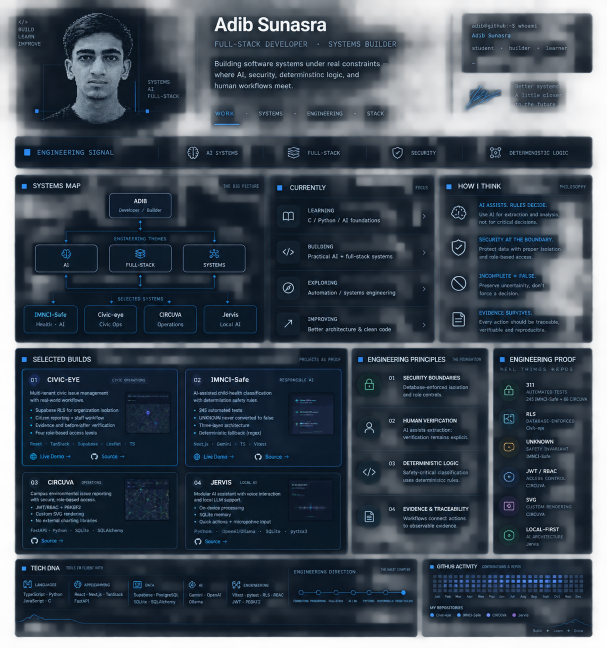
#> input picture assets/adib-source.png, 1214 x 1295 px (shown at 1/2 size)
$ python generate-profile-portrait.py
#> lines starting #> are read from the running program, lines starting #| are printed output that depends on the picture
#!/usr/bin/env python3
"""
Progressive ASCII Portrait Generator for GitHub Profile.

Converts a source photo into a self-contained animated SVG that
progressively reveals an ASCII/terminal portrait through 7 stages.

Usage:
    python3 scripts/generate-profile-portrait.py

Requires: Pillow (pip install Pillow)
"""

import math
import sys
from pathlib import Path

try:
    from PIL import Image, ImageFilter, ImageOps, ImageEnhance
except ImportError:
    print("ERROR: Pillow is required. Install with: pip install Pillow", file=sys.stderr)
    sys.exit(1)

REPO_ROOT = Path(__file__).parent.parent
ASSETS_DIR = REPO_ROOT / "assets"
SOURCE_IMG = ASSETS_DIR / "adib-source.png"
OUTPUT_SVG = ASSETS_DIR / "adib-generating.svg"

# Grid dimensions — portrait aspect ratio
COLS = 72
CHAR_ASPECT = 0.55
ROWS = 80

# SVG rendering
FONT_SIZE = 10
CHAR_W = FONT_SIZE * 0.6
CHAR_H = FONT_SIZE
SVG_W = round(COLS * CHAR_W + 60)
MARGIN_TOP = 110
MARGIN_BOTTOM = 100
SVG_H = MARGIN_TOP + ROWS * CHAR_H + MARGIN_BOTTOM

# ASCII palette: darkest to lightest (for dark-bg rendering)
# Dark face pixels get dense chars; bright background gets spaces
CHARS = "@%#*+=-:. "
NUM_TIERS = len(CHARS)

# Progressive reveal: each threshold reveals more of the portrait
STAGE_LUM_THRESHOLDS = [0.15, 0.25, 0.35, 0.45, 0.55, 0.70, 1.01]

STAGE_TIMING = [
    (0.0, 1.8), (0.6, 1.6), (1.2, 1.4), (1.8, 1.2),
    (2.4, 1.0), (3.0, 0.8), (3.6, 0.6),
]
FINAL_DELAY = 4.0

STATUS_MSGS = [
    (0.0,  "> GENERATING PROFILE"),
    (0.5,  "> LOADING SOURCE IMAGE..."),
    (1.0,  "> CONVERTING TO GRAYSCALE..."),
    (1.5,  "> EXTRACTING FACIAL STRUCTURE..."),
    (2.0,  "> MAPPING ASCII CHARACTERS..."),
    (2.6,  "> REFINING FEATURES..."),
    (3.2,  "> FINALIZING PORTRAIT..."),
    (4.0,  "> PROFILE READY"),
]

HUD_LINES = [
    (0.0,  "IDENTITY",  "INITIALIZING"),
    (0.8,  "STRUCTURE", "PROCESSING"),
    (1.6,  "FACIAL",    "PROCESSING"),
    (2.4,  "RENDER",    "PROCESSING"),
    (4.0,  "IDENTITY",  "OK"),
    (4.0,  "STRUCTURE", "OK"),
    (4.0,  "FACIAL",    "OK"),
    (4.0,  "RENDER",    "OK"),
]

PROGRESS_STEPS = [
    (0.0,  1, "10%"), (1.0,  3, "30%"), (1.8,  5, "50%"),
    (2.6,  7, "70%"), (3.2,  9, "90%"), (4.0, 10, "100%"),
]


def isolate_face(img: Image.Image) -> Image.Image:
    """
    Isolate the face/head region from the poster.

    The source is a dark-themed design poster (1214x1295).
    The face photograph is in the upper-left quadrant.
    We use a fixed crop tuned to this specific source image.
    """
    w, h = img.size

    # Fixed crop: head + face + upper shoulders
    # Tuned to adib-source.png (1214x1295)
    left = int(w * 0.054)   # ~65
    top = int(h * 0.031)    # ~40
    right = int(w * 0.243)  # ~295
    bottom = int(h * 0.224) # ~290

    return img.crop((left, top, right, bottom))


def process_image(src: Path) -> tuple[list[list[float]], list[float], int]:
    """Process source image into a luminance grid for ASCII conversion."""
    img = Image.open(src)

    # Composite alpha against white
    if img.mode == "RGBA":
        bg = Image.new("RGB", img.size, (255, 255, 255))
        bg.paste(img, mask=img.split()[3])
        img = bg
    else:
        img = img.convert("RGB")

    # Isolate face region
    face = isolate_face(img)
    fw, fh = face.size

    # Convert to grayscale
    gray = face.convert("L")

    # Auto-contrast to maximize dynamic range
    gray = ImageOps.autocontrast(gray, cutoff=2)

    # Enhance contrast
    enhancer = ImageEnhance.Contrast(gray)
    gray = enhancer.enhance(1.8)

    # Mild sharpening for feature definition
    gray = gray.filter(ImageFilter.SHARPEN)

    # Get pixel data
    lum_px = list(gray.getdata())

    # Edge detection for feature enhancement
    edges = gray.filter(ImageFilter.FIND_EDGES)
    edge_px = [e / 255.0 for e in list(edges.getdata())]

    # Gamma correction to bring out midtone detail
    gamma = 0.65
    lum_enhanced = [math.pow(p / 255.0, gamma) for p in lum_px]

    # Combine: 80% luminance + 20% edge detail
    combined = [0.80 * l + 0.20 * e for l, e in zip(lum_enhanced, edge_px)]

    # Compute target grid height with aspect ratio correction
    img_aspect = fh / fw
    target_aspect = img_aspect * CHAR_ASPECT
    grid_h = int(COLS * target_aspect)
    grid_h = max(grid_h, 40)
    grid_h = min(grid_h, ROWS - 6)

    # Create image from combined values and resize
    combined_img = Image.new("L", (fw, fh))
    combined_img.putdata([int(v * 255) for v in combined])
    resized = combined_img.resize((COLS, grid_h), Image.Resampling.LANCZOS)
    rp = list(resized.getdata())

    # Build luminance grid — center vertically with padding
    raw_grid = []
    all_lums = []
    for r in range(grid_h):
        row = []
        for c in range(COLS):
            lum = rp[r * COLS + c] / 255.0
            row.append(lum)
            all_lums.append(lum)
        raw_grid.append(row)

    # Center the portrait vertically: equal padding top/bottom
    top_pad = (ROWS - grid_h) // 2
    bot_pad = ROWS - grid_h - top_pad
    grid = [[1.0] * COLS for _ in range(top_pad)] + raw_grid + [[1.0] * COLS for _ in range(bot_pad)]

    # Percentile-based thresholds for character mapping
    sl = sorted(all_lums)
    thresholds = [sl[0]]
    for i in range(1, NUM_TIERS - 1):
        idx = int(i * len(sl) / (NUM_TIERS - 1))
        thresholds.append(sl[min(idx, len(sl) - 1)])
    thresholds.append(1.01)

    return grid[:ROWS], thresholds, grid_h


def lum_to_char(lum: float, thresholds: list[float]) -> str:
    """Map luminance to ASCII character. Darker = denser char."""
    for i, t in enumerate(thresholds):
        if lum < t:
            return CHARS[i]
    return CHARS[-1]


def generate_stages(grid: list[list[float]], thresholds: list[float],
                    actual_rows: int) -> list[list[str]]:
    """Generate progressive reveal stages from the luminance grid."""
    stages = []
    for threshold in STAGE_LUM_THRESHOLDS:
        stage_lines = []
        for r in range(ROWS):
            line = []
            for c in range(COLS):
                if r >= actual_rows:
                    line.append(" ")
                elif grid[r][c] < threshold:
                    line.append(lum_to_char(grid[r][c], thresholds))
                else:
                    line.append(" ")
            stage_lines.append("".join(line))
        stages.append(stage_lines)
    return stages


def build_svg(stages: list[list[str]]) -> str:
    """Build self-contained animated SVG with progressive reveal."""
    lines = []

    def w(s):
        lines.append(s)

    def esc(s):
        return s.replace("&", "&amp;").replace("<", "&lt;").replace(">", "&gt;").replace('"', "&quot;")

    gx = round((SVG_W - COLS * CHAR_W) / 2, 1)
    gy = MARGIN_TOP
    text_x = round(gx + CHAR_W / 2, 1)

    w(f'<svg xmlns="http://www.w3.org/2000/svg" viewBox="0 0 {SVG_W} {SVG_H}">')
    w('  <style>')
    w('    text { font-family: \'SF Mono\', \'Cascadia Code\', \'Fira Code\', Consolas, monospace; }')
    w('    .h { fill: #8b949e; font-size: 12px; letter-spacing: 1px; }')
    w('    .s { fill: #58a6ff; font-size: 12px; letter-spacing: 1px; }')
    w('    .ok { fill: #238636; font-size: 12px; letter-spacing: 1px; }')
    w('    .proc { fill: #8b949e; font-size: 12px; letter-spacing: 1px; }')
    w('    .nm { fill: #e6edf3; font-size: 22px; font-weight: 700; letter-spacing: 4px; }')
    w('    .rl { fill: #8b949e; font-size: 11px; letter-spacing: 2px; }')
    w('    .dim { fill: #30363d; font-size: 11px; letter-spacing: 1px; }')
    w('    .bar { fill: #1f6feb; }')
    w('  </style>')

    w(f'  <rect width="{SVG_W}" height="{SVG_H}" fill="#0d1117"/>')

    # HUD header
    w(f'  <text x="20" y="35" class="h">&gt; GENERATING PROFILE</text>')

    # Status messages with fade animations
    mi, mf, mh = 0.5, 0.3, 0.7
    for i, (_, msg) in enumerate(STATUS_MSGS):
        ts = round(i * mi, 2)
        tfs = round(ts + mf + mh, 2)
        te = round(tfs + mf, 2)
        td = round(te - ts, 2)
        kfi = round(mf / td, 3)
        kfo = round(min(tfs / td, 0.99), 3)
        if i == len(STATUS_MSGS) - 1:
            w(f'  <text x="20" y="55" class="s" opacity="0" begin="{ts}s" dur="{td}s" fill="freeze">')
            w(f'    <animate attributeName="opacity" values="0;1;1" keyTimes="0;{kfi};1" dur="{td}s" begin="{ts}s" fill="freeze"/>')
            w(f'{esc(msg)}</text>')
        else:
            w(f'  <text x="20" y="55" class="s" opacity="0" begin="{ts}s" dur="{td}s" fill="freeze">')
            w(f'    <animate attributeName="opacity" values="0;1;1;0" keyTimes="0;{kfi};{kfo};1" dur="{td}s" begin="{ts}s" fill="freeze"/>')
            w(f'{esc(msg)}</text>')

    # Progress bar
    bx, by, bw, bh = 20, 72, 250, 12
    w(f'  <rect x="{bx}" y="{by}" width="{bw}" height="{bh}" rx="2" fill="#161b22" stroke="#30363d" stroke-width="0.5"/>')
    sw = (bw - 4) / 10
    for seg in range(10):
        sx = round(bx + 2 + seg * sw, 1)
        ss = round(sw - 1, 1)
        at = 0.0
        for pt, fl, _ in PROGRESS_STEPS:
            if seg < fl:
                at = pt
                break
        else:
            at = PROGRESS_STEPS[-1][0]
        w(f'  <rect x="{sx}" y="{by + 2}" width="{ss}" height="{bh - 4}" rx="1" class="bar" opacity="0" begin="{at}s" dur="0.4s" fill="freeze"/>')
    for pt, _, pct in PROGRESS_STEPS:
        w(f'  <text x="{bx + bw + 10}" y="{by + 10}" class="dim" opacity="0" begin="{pt}s" dur="0.3s" fill="freeze">{pct}</text>')

    # HUD status lines (right side)
    hx = SVG_W - 180
    for i, (bt, label, value) in enumerate(HUD_LINES):
        hy = 35 + i * 16
        cls = "ok" if value == "OK" else "proc"
        w(f'  <text x="{hx}" y="{hy}" class="proc" opacity="0" begin="{bt}s" dur="0.3s" fill="freeze">{esc(label)} ............. </text>')
        w(f'  <text x="{hx + 120}" y="{hy}" class="{cls}" opacity="0" begin="{bt}s" dur="0.3s" fill="freeze">{esc(value)}</text>')

    # Portrait frame with corner decorations
    fx = gx - 12
    fy = gy - 12
    fw = COLS * CHAR_W + 24
    fh = ROWS * CHAR_H + 24
    w(f'  <rect x="{fx}" y="{fy}" width="{fw}" height="{fh}" rx="4" fill="#0d1117" stroke="#30363d" stroke-width="0.5"/>')
    for cx, cy, dx, dy in [(fx, fy, 8, 8), (fx + fw, fy, -8, 8), (fx, fy + fh, 8, -8), (fx + fw, fy + fh, -8, -8)]:
        w(f'  <path d="M{cx} {cy + dy} L{cx} {cy} L{cx + dx} {cy}" fill="none" stroke="#1f6feb" stroke-width="0.8" opacity="0.4"/>')

    # Progressive portrait stages
    for si in range(len(stages) - 1):
        delay, dur = STAGE_TIMING[si]
        w(f'  <g opacity="0" begin="{delay}s" dur="{dur}s" fill="freeze">')
        w(f'    <text x="{text_x}" y="{gy}" font-size="{FONT_SIZE}" fill="#e6edf3" xml:space="preserve"><tspan x="{text_x}" dy="0">')
        for ri, row_text in enumerate(stages[si]):
            e = esc(row_text)
            w(f'{e}</tspan>' if ri == 0 else f'<tspan x="{text_x}" dy="{CHAR_H}">{e}</tspan>')
        w('    </text>')
        w('  </g>')

    # Final stage (always visible)
    w(f'  <g>')
    w(f'    <text x="{text_x}" y="{gy}" font-size="{FONT_SIZE}" fill="#e6edf3" xml:space="preserve"><tspan x="{text_x}" dy="0">')
    for ri, row_text in enumerate(stages[-1]):
        e = esc(row_text)
        w(f'{e}</tspan>' if ri == 0 else f'<tspan x="{text_x}" dy="{CHAR_H}">{e}</tspan>')
    w('    </text>')
    w('  </g>')

    # Scan line effect
    w(f'  <line x1="{fx}" y1="{fy}" x2="{fx + fw}" y2="{fy}" stroke="#1f6feb" stroke-width="0.5" opacity="0.2">')
    w(f'    <animate attributeName="y1" values="{fy};{fy + fh};{fy}" dur="6s" repeatCount="indefinite"/>')
    w(f'    <animate attributeName="y2" values="{fy + 20};{fy + fh + 20};{fy + 20}" dur="6s" repeatCount="indefinite"/>')
    w(f'  </line>')

    # Identity text below portrait
    iy = gy + ROWS * CHAR_H + 40
    w(f'  <text x="{SVG_W / 2}" y="{iy}" text-anchor="middle" class="nm" opacity="0" begin="{FINAL_DELAY}s" dur="0.6s" fill="freeze">ADIB SUNASRA</text>')
    w(f'  <text x="{SVG_W / 2}" y="{iy + 22}" text-anchor="middle" class="rl" opacity="0" begin="{FINAL_DELAY + 0.3}s" dur="0.5s" fill="freeze">FULL-STACK DEVELOPER · AI/ML · SYSTEMS BUILDER</text>')
    w(f'  <line x1="{gx}" y1="{iy + 38}" x2="{gx + COLS * CHAR_W}" y2="{iy + 38}" stroke="#1f6feb" stroke-width="0.5" opacity="0.3"/>')
    w(f'  <circle cx="{SVG_W / 2}" cy="{iy + 38}" r="2" fill="#1f6feb" opacity="0.5"/>')

    w('</svg>')
    return "\n".join(lines)


def print_preview(stages):
    """Print the final ASCII portrait to terminal for verification."""
    print("\n=== FINAL ASCII PORTRAIT PREVIEW ===\n")
    for line in stages[-1]:
        print(line)
    print()


def save_preview(stages, path: Path):
    """Save final portrait as text file for inspection."""
    with open(path, "w") as f:
        for line in stages[-1]:
            f.write(line + "\n")
    print(f"Preview saved: {path}")


def main():
    if not SOURCE_IMG.exists():
        print(f"ERROR: Source image not found: {SOURCE_IMG}", file=sys.stderr)
        return False

    print("Reading source image...")
    grid, thresholds, actual_rows = process_image(SOURCE_IMG)
#> in process_image, img is the input picture: PIL image 1214x1295 RGBA; mean R, G, B, A 11.2, 24.2, 38.3, 200.6
#> in process_image, `bg = Image.new("RGB", img.size, (255, 255, 255))`: bg: PIL image 1214x1295 RGB; every value is 255
#> in isolate_face, `return img.crop((left, top, right, bottom))`:
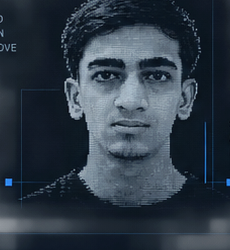
#> returned value: PIL image 230x250 RGB; mean R, G, B 46.8, 58.6, 70.6
#> in process_image, `gray = ImageOps.autocontrast(gray, cutoff=2)`:
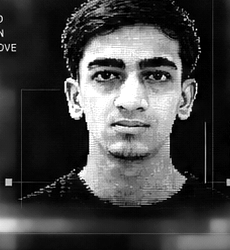
#> gray: PIL image 230x250 L; min 0, max 255, mean 67.4
#> in process_image, `gray = enhancer.enhance(1.8)`:
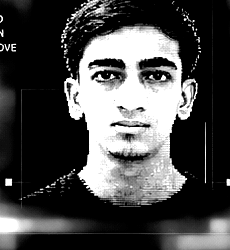
#> gray: PIL image 230x250 L; min 0, max 255, mean 73.8
#> in process_image, `gray = gray.filter(ImageFilter.SHARPEN)`:
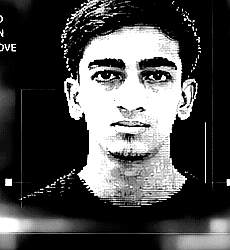
#> gray: PIL image 230x250 L; min 0, max 255, mean 74.4
#> in process_image, `lum_px = list(gray.getdata())`: lum_px = 57500 items
#> in process_image, `edges = gray.filter(ImageFilter.FIND_EDGES)`:
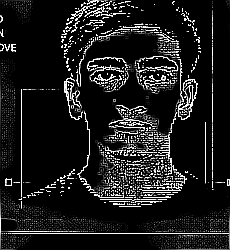
#> edges: PIL image 230x250 L; min 0, max 255, mean 28.6
#> in process_image, `combined_img = Image.new("L", (fw, fh))`: combined_img: PIL image 230x250 L; every value is 0
#> in process_image, `combined_img.putdata([int(v * 255) for v in combined])`:
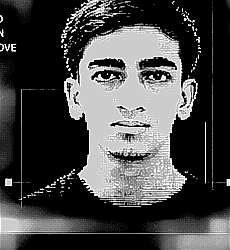
#> combined_img: PIL image 230x250 L; min 0, max 255, mean 71.2
#> in process_image, `resized = combined_img.resize((COLS, grid_h), Image.Resampling.LANCZOS)`:
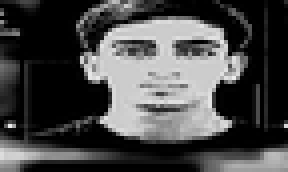
#> resized: PIL image 72x43 L (shown 4 times larger); min 0, max 238, mean 72
#> in process_image, `rp = list(resized.getdata())`: rp = 3096 values, max 238 at index 1426, min 0 at index 11, mean 72
#> after the loop in process_image, `for r in range(grid_h):`: all_lums = 3096 values, max 0.933 at index 1426, min 0 at index 11, mean 0.282; raw_grid = 43 items
#> in process_image, `grid = [[1.0] * COLS for _ in range(top_pad)] + raw_grid + [[1.0] * CO..`: grid = 80 items
#> in process_image, `sl = sorted(all_lums)`: sl = 3096 values from 0 to 0.933
#> in process_image, `thresholds = [sl[0]]`: thresholds = [0]
#> the loop in process_image, `for i in range(1, NUM_TIERS - 1):` made 8 passes
#> idx on passes 1 to 8: 344, 688, 1032, 1376, 1720, 2064, 2408, 2752
#> after the loop in process_image, `for i in range(1, NUM_TIERS - 1):`: thresholds = [0, 0, 0, 0.00392, 0.051, 0.18, 0.404, 0.671, 0.8]
#> grid = 80 items; thresholds = [0, 0, 0, 0.00392, 0.051, 0.18, 0.404, 0.671, 0.8, 1.01]; actual_rows = 43
    print(f"  Grid: {COLS}x{ROWS} characters")
    print(f"  Actual face rows: {actual_rows}")
#|   Actual face rows: 43

    print("Generating progressive stages...")
    stages = generate_stages(grid, thresholds, actual_rows)
#> after the loop in generate_stages, `for threshold in STAGE_LUM_THRESHOLDS:`: stages = 7 items
#> stages = 7 items
    for i, s in enumerate(stages):
        chars = sum(1 for line in s for c in line if c != " ")
        print(f"  Stage {i}: {chars} visible characters")
#> this loop made 7 passes
#> chars on passes 1 to 7: 958, 1068, 1149, 1218, 1256, 1331, 1508
#|   Stage 0: 958 visible characters
#|   Stage 1: 1068 visible characters
#|   Stage 2: 1149 visible characters
#|   Stage 3: 1218 visible characters
#|   Stage 4: 1256 visible characters
#|   Stage 5: 1331 visible characters
#|   Stage 6: 1508 visible characters

    print("Building SVG...")
    svg = build_svg(stages)
#> the loop in build_svg, `for si in range(len(stages) - 1):` made 6 passes
#> (delay, dur) on passes 1 to 6: (0, 1.8), (0.6, 1.6), (1.2, 1.4), (1.8, 1.2), (2.4, 1), (3, 0.8)
#> the loop in build_svg, `for ri, row_text in enumerate(stages[-1]):` made 80 passes
    OUTPUT_SVG.write_text(svg)
    size_kb = OUTPUT_SVG.stat().st_size / 1024
    print(f"Written: {OUTPUT_SVG} ({size_kb:.1f} KB)")

    # Save text preview
    preview_path = Path("/tmp/adib-ascii-preview.txt")
    save_preview(stages, preview_path)
#> the loop in save_preview, `for line in stages[-1]:` made 80 passes

    print_preview(stages)
#> the loop in print_preview, `for line in stages[-1]:` made 80 passes
    return True


if __name__ == "__main__":
    ok = main()
    sys.exit(0 if ok else 1)
#> (the program exits here)
